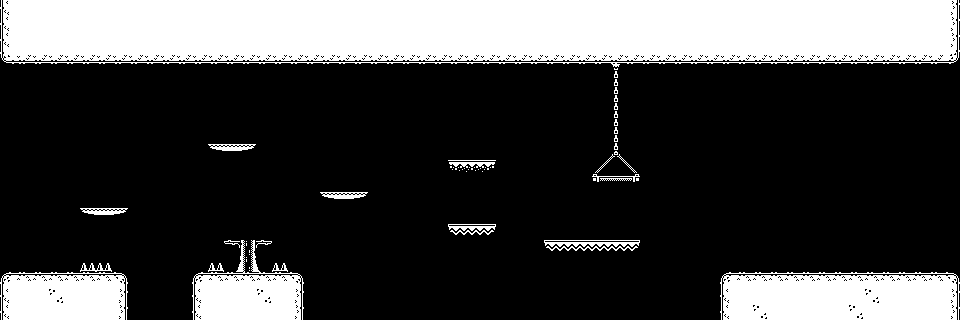

The image is a tile-based game level rendered from a .tmx file. Its description and source (layers, tilesets, objects; grid data summarised) follow:
An orthogonal 60x20 tile map with 16x16 px tiles, 1 tile layer (Suelo) and 13 objects (6x Joya, 3x picos, 2x enemigo, Player-spawn, flyenemy).

<map version="1.10" tiledversion="1.10.1" orientation="orthogonal" renderorder="right-down" width="60" height="20" tilewidth="16" tileheight="16" infinite="0" nextlayerid="3" nextobjectid="25">
 <editorsettings>
  <export target="darkworld.json" format="json" />
 </editorsettings>
 <tileset firstgid="1" name="darkworld" tilewidth="16" tileheight="16" tilecount="400" columns="20">
  <properties>
   <property name="collides" type="bool" value="false" />
  </properties>
  <image source="monochrome_tilemap_transparent_packed.png" width="320" height="320" />
  <tile id="44">
   <properties>
    <property name="collides" type="bool" value="true" />
   </properties>
  </tile>
  <tile id="45">
   <properties>
    <property name="collides" type="bool" value="true" />
   </properties>
  </tile>
  <tile id="46">
   <properties>
    <property name="collides" type="bool" value="true" />
   </properties>
  </tile>
  <tile id="63">
   <properties>
    <property name="collides" type="bool" value="true" />
   </properties>
  </tile>
  <tile id="64">
   <properties>
    <property name="collides" type="bool" value="true" />
   </properties>
  </tile>
  <tile id="65">
   <properties>
    <property name="collides" type="bool" value="true" />
   </properties>
  </tile>
  <tile id="66">
   <properties>
    <property name="collides" type="bool" value="true" />
   </properties>
  </tile>
  <tile id="83">
   <properties>
    <property name="collides" type="bool" value="true" />
   </properties>
  </tile>
  <tile id="84">
   <properties>
    <property name="collides" type="bool" value="true" />
   </properties>
  </tile>
  <tile id="85">
   <properties>
    <property name="collides" type="bool" value="true" />
   </properties>
  </tile>
  <tile id="86">
   <properties>
    <property name="collides" type="bool" value="true" />
   </properties>
  </tile>
  <tile id="87">
   <properties>
    <property name="collides" type="bool" value="true" />
   </properties>
  </tile>
  <tile id="88">
   <properties>
    <property name="collides" type="bool" value="true" />
   </properties>
  </tile>
  <tile id="89">
   <properties>
    <property name="collides" type="bool" value="true" />
   </properties>
  </tile>
  <tile id="103">
   <properties>
    <property name="collides" type="bool" value="true" />
   </properties>
  </tile>
  <tile id="104">
   <properties>
    <property name="collides" type="bool" value="true" />
   </properties>
  </tile>
  <tile id="105">
   <properties>
    <property name="collides" type="bool" value="true" />
   </properties>
  </tile>
  <tile id="106">
   <properties>
    <property name="collides" type="bool" value="true" />
   </properties>
  </tile>
  <tile id="107">
   <properties>
    <property name="collides" type="bool" value="true" />
   </properties>
  </tile>
  <tile id="108">
   <properties>
    <property name="collides" type="bool" value="true" />
   </properties>
  </tile>
  <tile id="109">
   <properties>
    <property name="collides" type="bool" value="true" />
   </properties>
  </tile>
  <tile id="127">
   <properties>
    <property name="collides" type="bool" value="true" />
   </properties>
  </tile>
  <tile id="128">
   <properties>
    <property name="collides" type="bool" value="true" />
   </properties>
  </tile>
  <tile id="129">
   <properties>
    <property name="collides" type="bool" value="true" />
   </properties>
  </tile>
  <tile id="143">
   <properties>
    <property name="collides" type="bool" value="true" />
   </properties>
  </tile>
  <tile id="144">
   <properties>
    <property name="collides" type="bool" value="true" />
   </properties>
  </tile>
  <tile id="145">
   <properties>
    <property name="collides" type="bool" value="true" />
   </properties>
  </tile>
  <tile id="146">
   <properties>
    <property name="collides" type="bool" value="true" />
   </properties>
  </tile>
  <tile id="187">
   <properties>
    <property name="collides" type="bool" value="true" />
   </properties>
  </tile>
  <tile id="188">
   <properties>
    <property name="collides" type="bool" value="true" />
   </properties>
  </tile>
  <tile id="189">
   <properties>
    <property name="collides" type="bool" value="true" />
   </properties>
  </tile>
 </tileset>
 <layer id="1" name="Suelo" width="60" height="20">
  <data>[1200 cells, 373 non-empty, 35 distinct tile ids]</data>
 </layer>
 <objectgroup id="2" name="Objetos">
  <object id="1" name="Player-spawn" x="15.6667" y="255" width="16" height="16" />
  <object id="6" name="Joya" x="96" y="192.25" width="16" height="15.75" />
  <object id="7" name="Joya" x="224" y="128" width="16" height="15.75" />
  <object id="8" name="Joya" x="239.5" y="223.75" width="16" height="15.75" />
  <object id="9" name="Joya" x="335.75" y="176" width="16" height="15.75" />
  <object id="10" name="Joya" x="464.25" y="143.5" width="16" height="15.75" />
  <object id="11" name="Joya" x="463.75" y="207.25" width="16" height="15.75" />
  <object id="17" name="picos" x="80.25" y="265" width="31.5" height="6.25" />
  <object id="18" name="picos" x="208.5" y="265.5" width="14.75" height="5.5" />
  <object id="19" name="picos" x="272.25" y="264.25" width="15.25" height="6.5" />
  <object id="20" name="enemigo" x="576.045" y="224.545" width="16" height="15" />
  <object id="21" name="enemigo" x="800.045" y="256.364" width="16" height="15" />
  <object id="24" name="flyenemy" x="160.25" y="240.25" width="15.75" height="15.75" />
 </objectgroup>
</map>
